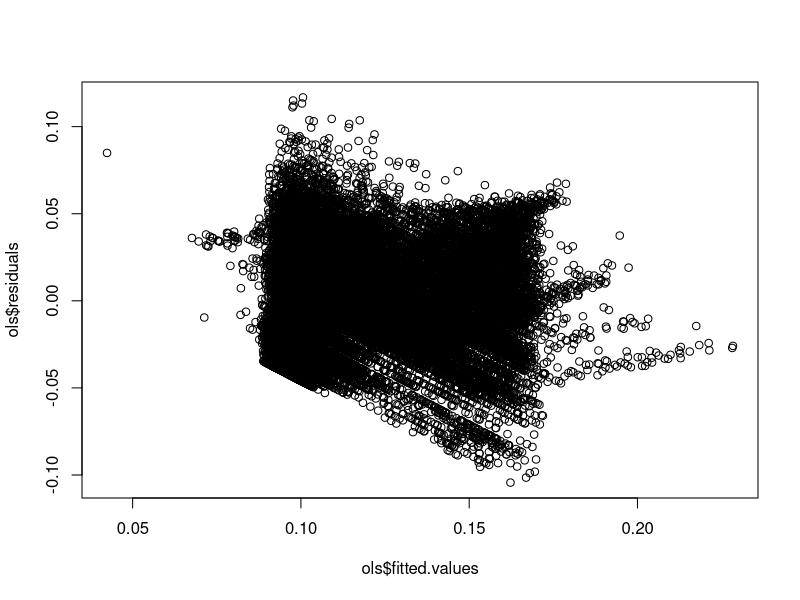

Source code (R):
## ---- chunk 1
library(gdata)
library(plyr)
library(knitr)
## ---- chunk 2
train <- read.csv("train.csv")
kable(head(train))
kable(rbind(summary(train), sapply(train, sd)))
## ---- chunk 3
trainMeaningFull <-subset(train, select=-c(id, member_id, emp_length, revol_util))
ols <- lm(int_rate ~ ., trainMeaningFull)
olsSum <- summary(ols)
## ---- chunk 4
olsSum$r.squared
## ---- chunk 5
plot(ols$fitted.values, ols$residuals)
## ---- chunk 6
rmse <- mean((ols$residuals - ols$fitted.values)^2)
rmse
## ---- chunk 7
